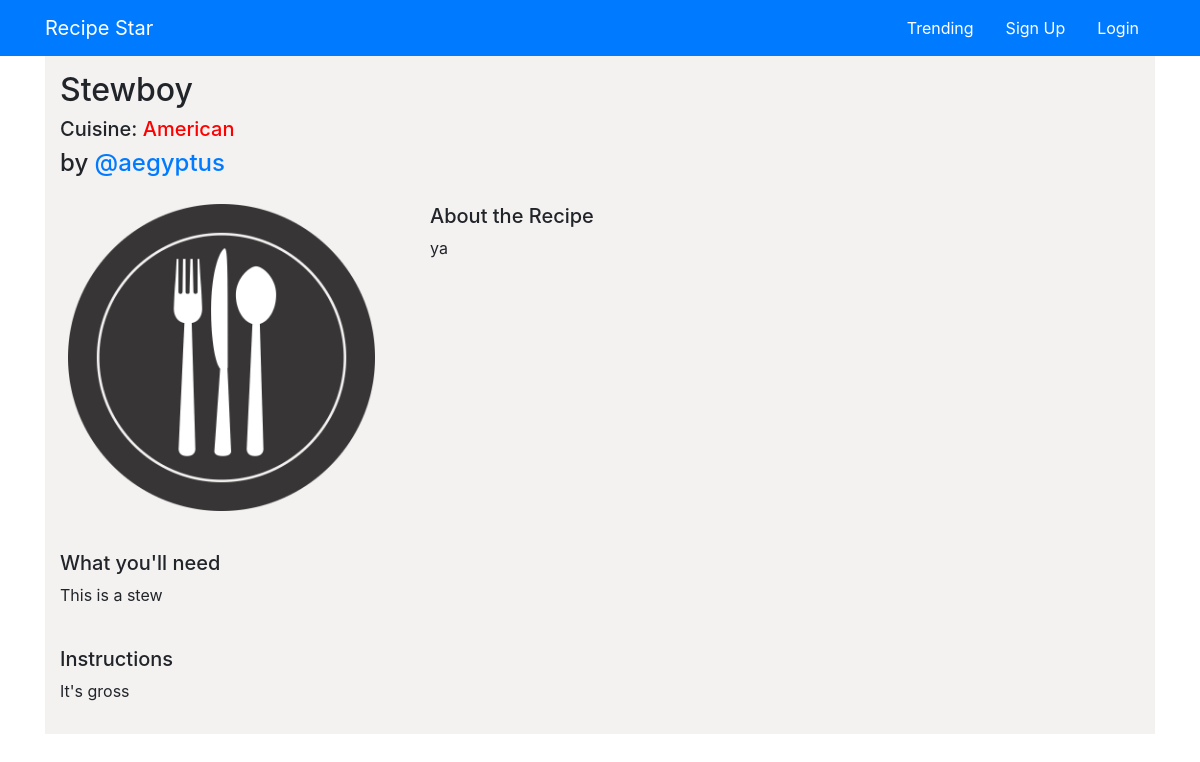
Screenshot of /recipies/10/ with the database file from the repository.
### recipies/models.py (models this page shows, shortened)
class Recipe(models.Model):
    user = models.ForeignKey(auth.models.User, on_delete=models.CASCADE, related_name='recipes')
    name = models.CharField(max_length=100)
    instructions = models.TextField()
    ingredients = models.TextField()
    created_at = models.DateTimeField(auto_now=True)
    about = models.TextField(blank=True, default='')
    cuisine = TaggableManager()
    pic = models.ImageField(upload_to=UploadToPathAndRename('images'), null=True, blank=True)
    like_id = models.CharField(max_length=20, editable=False)
    save_id = models.CharField(max_length=20, editable=False)
    cuisine=models.ForeignKey(Cuisine, on_delete=models.CASCADE, null=True, blank=True)
    class Meta:
        ordering = ['-created_at']

class Cuisine(models.Model):
    cuisine=models.CharField(max_length=50)

### recipies/views.py (the view)
# urls.py: path('<int:pk>/', views.RecipeView.as_view(), name='detailview'),
class RecipeView(generic.DetailView, SelectRelatedMixin):
    model = models.Recipe
    select_related = ('user')
    template_name = 'recipies/single_recipe.html'

### recipies/templates/recipies/single_recipe.html (shortened to what this page needs)
{% extends 'base.html' %}
{% load app_filters %}
{% load staticfiles %}
{% block content %}
<div class="content storyColor">
  <h2>{{ recipe.name }}</h2>
  <h5>Cuisine: <font color="red">{{recipe.cuisine.cuisine}}</font></h5>
  <h4>by
    <a href="{% url 'recipies:by_recipe' username=recipe.user.username %}">
    @{{recipe.user.username}}</a></h4>
  <br>
  <div class="row">
    <div class="col-md-4">
      {% if recipe.pic %}
      <img src="{{recipe.pic.url}}" style='height: 95%; width: 95%; object-fit: contain' />
      {% else %}
      <img src="{% static 'images/FoodPlate.png' %}" style='height: 95%; width: 95%; object-fit: contain' />
      {% endif %}
    </div>
    <div class="col-md-8">
      <h5>About the Recipe</h5>
      <p>{{recipe.about}}</p>
    </div>
  </div>
  <br>
  <h5>What you'll need</h5>
  <p>{{ recipe.ingredients }}</p>
  <br>
  <h5>Instructions</h5>
  <p>{{ recipe.instructions }}</p>
</div>
{% endblock %}

### static/css/basesheet.css (style rules this page uses)
.storyColor { background-color: #F4F1F1; padding: 15px; }

### rows the page displays
Recipe: name "Stewboy", cuisine.cuisine "American", user.username "aegyptus", about "ya", ingredients "This is a stew", instructions "It's gross"
